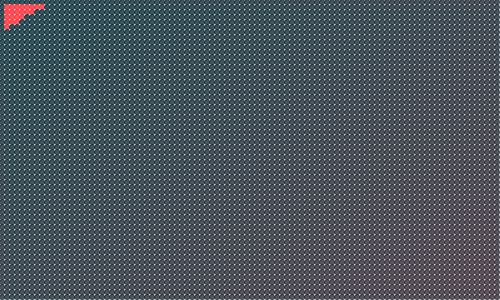
Frame 1 (no input)
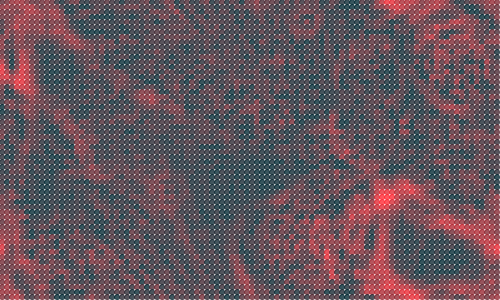
Frame 60 (the mouse pressed at the canvas centre just before this capture)
Frame 120 (the mouse held since frame 60 and released just before this capture): identical to frame 60, image omitted

The Processing sketch that drew these frames (run headless with seeded random() and noise(); from frame 60 on, the mouse is pressed at the canvas centre):

// Processing sketch: c7_6_wave_2
// ── c7_6_wave_2.pde
import java.util.List;
import java.util.ArrayList;


Cell[][] cellArray;
int NUM_X;
int NUM_Y;
final int CELL_SIZE = 5;

void setup(){
    size(500,300);
    NUM_X = floor(width/CELL_SIZE);
    NUM_Y = floor(height/CELL_SIZE);
    restart();
    frameRate(10);
}

void restart(){

    cellArray = new Cell[NUM_X][NUM_Y];
    for(int x=0; x<NUM_X; x++){
        for(int y=0; y<NUM_Y; y++){
            cellArray[x][y] = new Cell(x, y);
        }
    }

    for(int x=0; x<NUM_X; x++){
        for(int y=0; y<NUM_Y; y++){
            int above = y-1;
            int below = y+1;
            int left = x-1;
            int right = x+1;
            if(above < 0){
                above = NUM_Y-1;
            }
            if(below == NUM_Y){
                below = 0;
            }
            if(left < 0){
                left = NUM_X-1;
            }
            if(right == NUM_X){
                right = 0;
            }
            cellArray[x][y].addNeighbour(cellArray[left][above]);
            cellArray[x][y].addNeighbour(cellArray[left][y]);
            cellArray[x][y].addNeighbour(cellArray[left][below]);
            cellArray[x][y].addNeighbour(cellArray[x][above]);
            cellArray[x][y].addNeighbour(cellArray[x][below]);
            cellArray[x][y].addNeighbour(cellArray[right][above]);
            cellArray[x][y].addNeighbour(cellArray[right][y]);
            cellArray[x][y].addNeighbour(cellArray[right][below]);
        }
    }
}

void draw(){
    background(255);
    for(int x=0; x<NUM_X; x++){
        for(int y=0; y<NUM_Y; y++){
            cellArray[x][y].calcNextState();
        }
    }
    translate(CELL_SIZE/2, CELL_SIZE/2);

    for(int x=0; x<NUM_X; x++){
        for(int y=0; y<NUM_Y; y++){
            cellArray[x][y].draw();
        }
    }
}

void mousePressed(){
    restart();
}

class Cell {
    protected int age = 0;
    color fillCol;
    color blankCol;

    protected float x, y;
    protected float state;
    protected float nextState;
    protected float lastState = 0;
    List<Cell> neighbours;

    Cell(float ex, float why){
        this.x = ex * CELL_SIZE;
        this.y = why * CELL_SIZE;
        this.nextState = ((x/500)+(y/300))*14;
        this.state = nextState;
        this.neighbours = new ArrayList();
        this.fillCol = color(random(255), random(255), random(255));
        this.blankCol = color(255);

    }

    void addNeighbour(Cell cell){
        this.neighbours.add(cell);
    }

    protected int getLiveCount(){
        int n = 0;
        for(Cell c : this.neighbours){
            n += c.state;
        }
        return n;
    }

    void draw(){
        this.state = this.nextState;
        color c = color(this.state, 40, 50, 200);
        stroke(c);
        // fill(this.state);
        fill(c);
        ellipse(this.x, this.y, CELL_SIZE, CELL_SIZE);
    }

    void calcNextState(){
        int mean = int(this.getLiveCount()/8);

        switch(mean){
            case 0:
                this.nextState = 255;
                break;
            case 255:
                this.nextState = 0;
                break;
            default:
                this.nextState = this.state + mean;
                if(this.lastState > 0){
                    this.nextState -= this.lastState;
                }
                if(this.nextState > 255){
                    this.nextState = 255;
                }else if (this.nextState < 0){
                    this.nextState = 0;
                }
                break;
        }
        this.lastState = this.state;
    }

}
